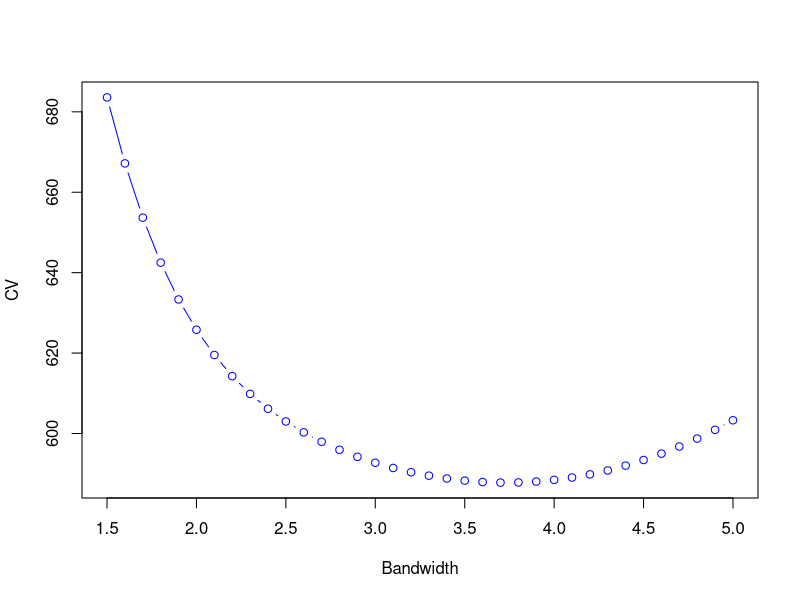
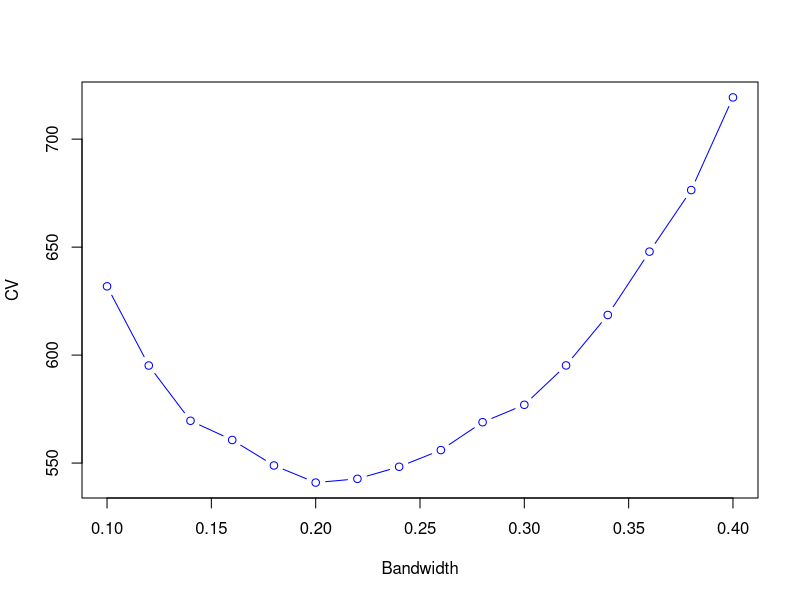
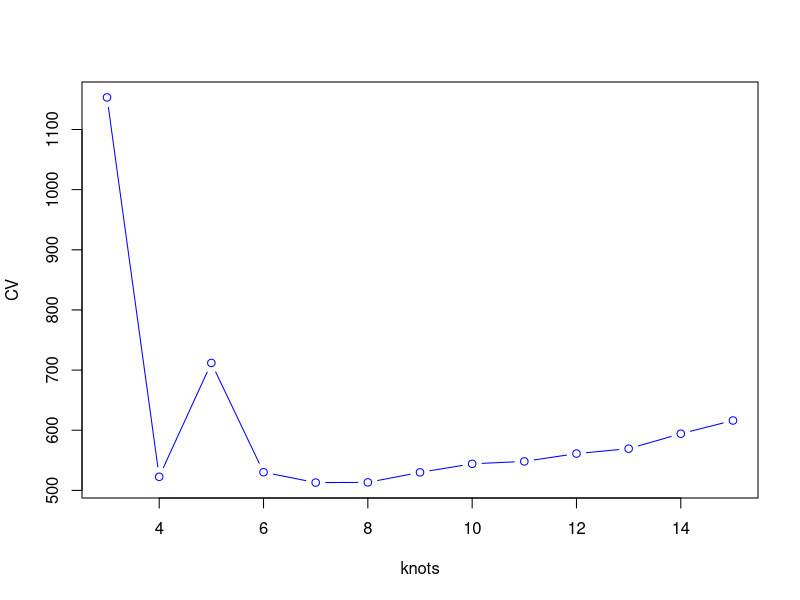
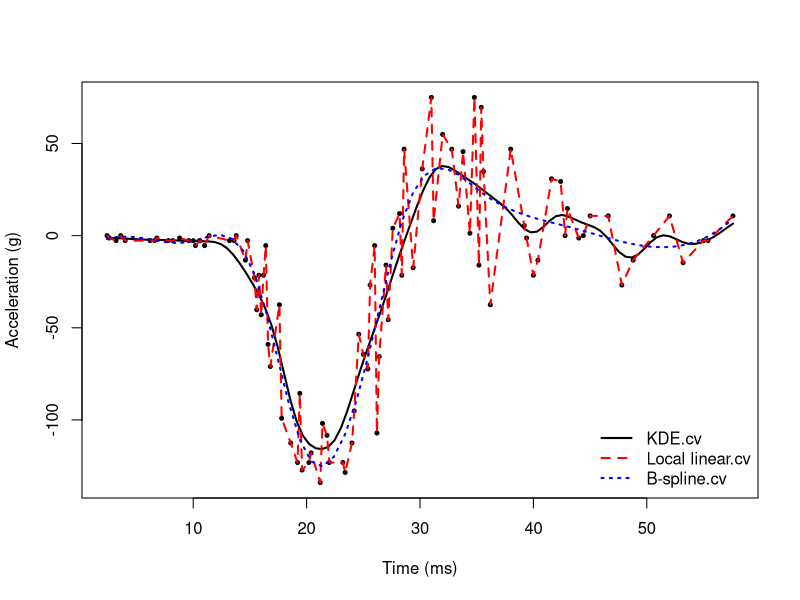

These figures' R source, in order:
#boot package
library(boot)
data("motor")
head(motor)
dim(motor)
X<-motor$times
Y<-motor$accel
#####
n = length(X)
# n: sample size
h_seq = seq(from=1.5,to=5, by=0.1)
#kernel density estimation
# smoothing bandwidths we are using
CV_err_h = rep(NA,length(h_seq))
for(j in 1:length(h_seq)){
  h_using = h_seq[j]
  CV_err = rep(NA, n)
  for(i in 1:n){
    X_val = X[i]
    Y_val = Y[i]
    # validation set
    X_tr = X[-i]
    Y_tr = Y[-i]
    # training set
    Y_val_predict = ksmooth(x=X_tr,y=Y_tr,kernel = "normal",bandwidth=h_using,
                            x.points = X_val)
    CV_err[i] = (Y_val - Y_val_predict$y)^2
    # we measure the error in terms of difference square
  }
  CV_err_h[j] = mean(CV_err)
}
plot(x=h_seq, y=CV_err_h, type="b", lwd=1, col="blue",
     xlab="Bandwidth", ylab="CV")
hbest=h_seq[which.min(CV_err_h)]
hbest
#kernel regression (cv bandwidth selection)
Kreg = ksmooth(x=X,y=Y,kernel = "normal",bandwidth = hbest)
#local linear estimation
# smoothing bandwidths we are using
h_seq = seq(from=0.1,to=0.4, by=0.02)
CV_err_h = rep(NA,length(h_seq))
for(j in 1:length(h_seq)){
  h_using = h_seq[j]
  CV_err = rep(NA, n)
  for(i in 1:n){
    X_val = X[i]
    Y_val = Y[i]
    # validation set
    X_tr = X[-i]
    Y_tr = Y[-i]
    # training set
    lo = loess(Y_tr~X_tr,degree = 1,span = h_using, control = loess.control(surface = 'direct'))
    Y_val_predict = predict(lo,X_val)
    CV_err[i] = (Y_val - Y_val_predict)^2
    # we measure the error in terms of difference square
  }
  CV_err_h[j] = mean(CV_err)
}
plot(x=h_seq, y=CV_err_h, type="b", lwd=1, col="blue",
     xlab="Bandwidth", ylab="CV")
hbest=h_seq[which.min(CV_err_h)]
hbest
# local linear regression
locreg <- loess(Y~X,degree=1, span = hbest,control=loess.control(surface="direct"))
#cubic B-spline  estimation
library(splines)
# CV for knots selection
k_seq = seq(from=3,to=15, by=1)
CV_err_k = rep(NA,length(k_seq))
for(j in 1:length(k_seq)){
  k_using = k_seq[j]
  CV_err = rep(NA, n)
  for(i in 1:n){
    X_val = X[i]
    Y_val = Y[i]
    # validation set
    X_tr = X[-i]
    Y_tr = Y[-i]
    # training set
    fit<-lm(Y_tr ~ bs(X_tr,df=3+k_using))
    data_val = data.frame(X_tr=X_val)
    Y_val_predict = predict(fit,newdata=data_val)
    CV_err[i] = (Y_val - Y_val_predict)^2
    # we measure the error in terms of difference square
  }
  CV_err_k[j] = mean(CV_err)
}
plot(x=k_seq, y=CV_err_k, type="b", lwd=1, col="blue",
     xlab="knots", ylab="CV")
kbest=k_seq[which.min(CV_err_k)]
kbest
fit<-lm(accel ~ bs(times,df=3+kbest),data = motor)
###
# plot data
plot(motor$times, motor$accel, pch=20,cex=0.8,
     xlab = "Time (ms)", ylab = "Acceleration (g)")
# add fit lines
lines(Kreg, lwd = 2)
lines(locreg, lwd = 2, lty = 2, col = "red")
times.grid<-seq(from=min(motor$times), to = max(motor$times))
lines(times.grid,predict(fit,newdata = list(times=times.grid)),col="blue",lwd=2,lty=3)
# add legend
legend("bottomright", c("KDE.cv", "Local linear.cv", "B-spline.cv"),
       lty = 1:3, lwd = 2, col = c("black", "red", "blue"), bty = "n")
